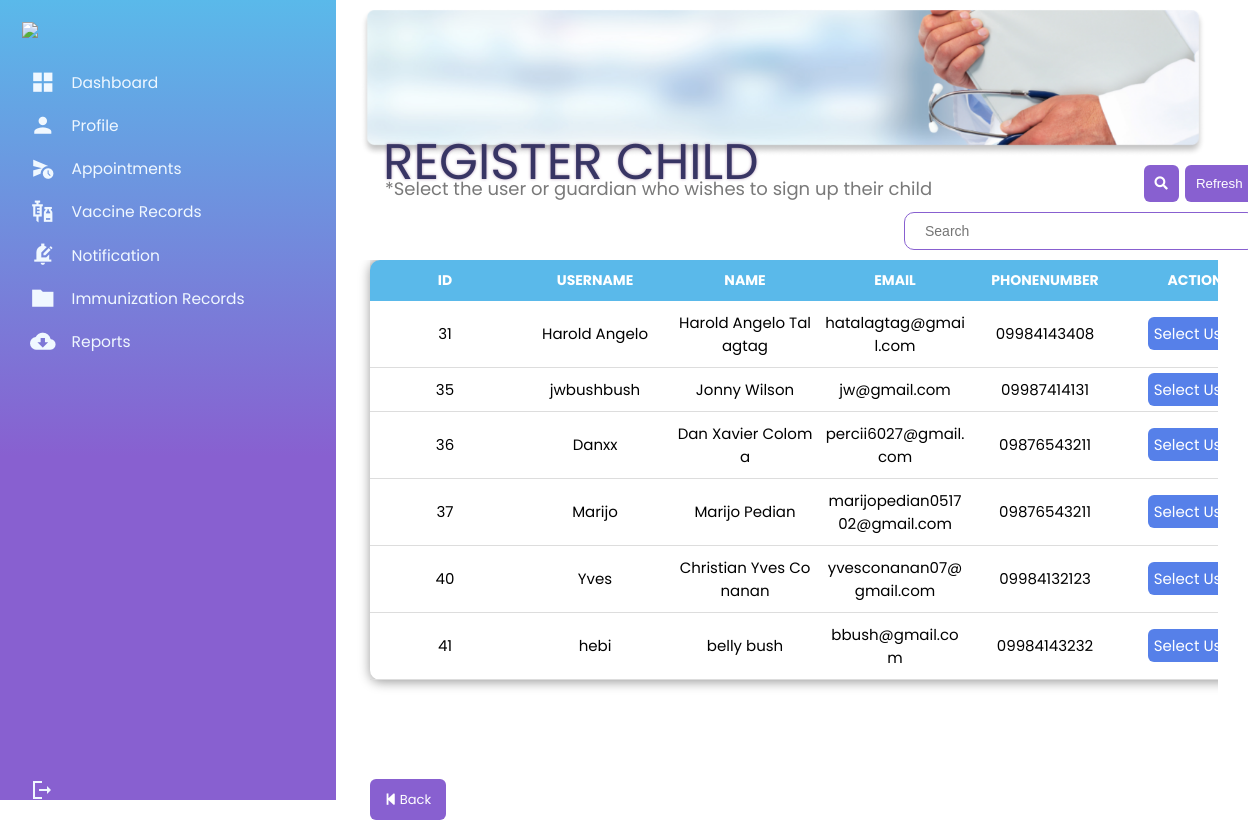
Page /Admin/Select-User-Tab.php (signed in) on the committed database.
### tables this page shows
CREATE TABLE `usertable` (
  `userid` int(11) NOT NULL,
  `firstname` varchar(60) NOT NULL,
  `lastname` varchar(60) NOT NULL,
  `user_email` varchar(60) NOT NULL,
  `username` varchar(60) NOT NULL,
  `phonenumber` varchar(60) NOT NULL,
  `token_verified` varchar(100) NOT NULL,
  `status_verified` tinyint(2) NOT NULL DEFAULT 0 COMMENT '0- not verified 1-verified',
  `password` varchar(60) NOT NULL,
  `image` longblob NOT NULL,
  `usertype` varchar(6) NOT NULL,
  `datecreated` timestamp NOT NULL DEFAULT current_timestamp(),
  `is_notified` int(11) DEFAULT 0 COMMENT '0 - not notified\r\n1 - notified',
  `code` mediumint(50) NOT NULL,
  `status` varchar(12) NOT NULL
);

### Admin/Select-User-Tab.php (the view, shortened to what this page needs)
<?php
include('../templates/Header.php');
?>
<link rel="stylesheet" href="./css/style5.css">
<link rel="stylesheet" href="./css/responsiveness.css">
<link rel="stylesheet" href="https://use.fontawesome.com/releases/v5.15.4/css/all.css" />
<body>
<div class="container1">
        <div class="column1">
          <?php include('../templates/Admin-Dash.php'); ?>
        </div>
        <div class="column">
            <div class="dashboard">
                <img src="./images/Immunization Record.png">
            <div class="dashboard-text">
                <h1>REGISTER CHILD</h1>
            </div>
            </div>
            <div class="search1">
            <p>*Select the user or guardian who wishes to sign up their child</p>
                    <form action="" method="GET">
                    <button onclick="location.reload()" style="">Refresh</button>
                    <button type="submit" style=""><i class="fa fa-search"></i></button>
                    <input type="text" name="search" value="" placeholder="Search ">
                    </form>
            </div>
            <div class="table3">
            <div class="table3_section">
                <table>
                    <thead>
                        <tr>
                            <th>ID</th>
                            <th>USERNAME</th>
                            <th>NAME</th>
                            <th>EMAIL</th>
                            <th>PHONENUMBER</th>
                            <th>ACTION</th>
                        </tr>
                    </thead>
                    <tbody>
                        <?php
                            $record =  "SELECT * FROM `usertable`";
                            $record_run = mysqli_query($conn, $record);
                            if(mysqli_num_rows($record_run) > 0 ){
                            foreach($record_run as $row){
                                ?>
                            <tr>
                            <td><?= $row['userid']; ?></td>
                            <td><?= $row['username']; ?></td>
                            <td><?= $row['firstname']; ?>  <?= $row['lastname']; ?></td>
                            <td><?= $row['user_email']; ?></td>
                            <td><?= $row['phonenumber']; ?></td>
                            <td>
                                <a style=""href="Child-Reg-TAB.php?id=<?= $row['userid']; ?>">Select User</i></a>
                            </td>
                        </tr>
                                <?php
                            }
                            }
                            ?>
                    </tbody>
                </table>
            </div>
        </div>
        <div style="margin-top: 15px;"><a href="Report-TAB.php" style="border: none;
                                            margin-left:100px;
                                            outline: none;
                                            border-radius: 6px;
                                            cursor: pointer;
                                            padding: 11px 15px 11px 15px;
                                            background-color: #8860D0;
                                            color: #ffffff;
                                            transition: .3s ease"><i class="fa fa-step-backward	"></i> Back </a>  </div>
        </div>
</div>
</body>
</html>

### templates/Header.php (shortened to what this page needs)
<!DOCTYPE html>
<html>
<head>

### templates/Admin-Dash.php (shortened to what this page needs)
<link rel="stylesheet" href="../assets/css/style0.css">
<body>
<div class="dash-container">
        <aside>
            <div class="top">
                <div class="logo">
                    <img src="../assets/images/VACUNNA logo (1).png ">
                </div>
            </div>
            <div class="sider-bar">
            <a href="ADMIN-Dashboard.php" style="text-decoration: none;" >
                <span class="material-icons-sharp">grid_view</span>
                <h7 style =" font-size: 15.5px;">Dashboard</h7>
                </a>
                <a href="Profile-TAB.php" style="text-decoration: none;">
                <span class="material-icons-sharp">person</span>
                <h7 style =" font-size: 15.5px;">Profile</h7>
                </a>
                <a href="Appointment-TAB.php" style="text-decoration: none;">
                <span class="material-icons-sharp">schedule_send</span>
                <h7 style =" font-size: 15.5px;">Appointments</h7>
                </a>
                <a href="VaccineInventory-TAB.php" style="text-decoration: none;">
                <span class="material-icons-sharp">vaccines</span>
                <h7 style =" font-size: 15.5px;">Vaccine Records</h7>
                </a>
                <a href="Notification-TAB.php" style="text-decoration: none;">
                <span class="material-icons-sharp">edit_notifications</span>
                <h7 style =" font-size: 15.5px;">Notification</h7>
                </a>
                <a href="Report-TAB.php" style="text-decoration: none;">
                <span class="material-icons-sharp">folder</span>
                <h7 style =" font-size: 15.5px;">Immunization Records</h7>
                </a>
                <a href="Report-skeletal.php" style="text-decoration: none;">
                <span class="material-icons-sharp">cloud_download</span>
                <h7 style =" font-size: 15.5px;">Reports</h7>
                </a>
                <a href="../Index.php? echo $user_id; ?>" type="button" name="logout" value ="logout" class="material-icons-sharp">logout
                </a>
            </div>
        </aside>
    </div>

### Admin/css/style5.css (style rules this page uses)
.container1 { display: flex; }
.column { position: absolute; left: 270px; right: 50px; }
.column1 { position: fixed; height: 100%; }
.dashboard { position: relative; }
.dashboard img { padding: 8px 85px; width: 1500px; }
.dashboard-text { position: absolute; top: 100px; padding: 25px 113px; }
.dashboard-text h1 { color: rgb(56, 53, 100); text-shadow: 0px 0px 3px rgba(101, 53, 113, 0.5); font-family: 'Poppins', sans-serif; font-size: 50px; font-style: normal; font-weight: 400; line-height: normal; }
table { width: 100%; table-layout: fixed; max-width: 1000px; min-width: 900px; border-collapse: collapse; background-color: #ffffff; border: none; border-radius: 10px; box-shadow: 0 2px 12px 0 rgba(0, 0, 0, .4); }
.table2_section th, td { border-bottom: 1px solid #dddddd; padding: 10px 5px; word-break: break-all; text-align: center; }
.table3 { width: 100%; padding: 20px 30px; margin-left: 50px; }
.table3_section { height: 495px; width: 100%; overflow-x: scroll; }
.table3 a { border: none; outline: none; border-radius: 6px; cursor: pointer; padding: 6px; color: #ffffff; transition: .3s ease; }
.table3_section td a:nth-child(1) { background-color: #5680E9; }
.table3_section thead th { position: sticky; width: 100%; background-color: #5AB9EA; color: #ffffff; font-size: 14px; border: none; box-shadow: 0 2px 12px 0 rgba(0, 0, 0, .4); }
.table3_section thead th:nth-child(1) { border-radius: 10px 0 0 0; }
.table3_section thead th:nth-child(6) { border-radius: 0 10px 0 0; }
.table3_section th, td { border-bottom: 1px solid #dddddd; padding: 10px 5px; word-break: break-all; text-align: center; }
.search1 { margin-left: 105px; width: 95%; margin-bottom: 40px; }
.search1 p { float: left; padding: 10px; font-size: 18px; color: rgb(121, 121, 121); }
.search1 input { width: 40%; height: 80%; margin-bottom: 10px; background: transparent; border: none; outline: none; border: 1px solid #8860D0; border-radius: 10px; font-size: 14px; color: #8860D0; padding: 10px 20px; transition: color 0.3s, border-color 0.3s; cursor: pointer; float: right }
.search1 button { border: none; outline: none; border-radius: 6px; cursor: pointer; padding: 11px; background-color: #8860D0; color: #ffffff; transition: .3s ease; float: right; margin-right: 3px; margin-left: 3px; }
.ReportDetails-content .modal-table_section th, td { border-bottom: 1px solid #dddddd; padding: 10px 5px; word-break: break-all; text-align: center; }
@media screen and (max-width: 2560px) { .dashboard img { width: 110%; padding-left: 90px; } }
@media screen and (max-width: 2560px) { table { max-width: 2000px; font-size: 15px; margin: 0 10px 0 20px; } }

### assets/css/style0.css (style rules this page uses)
* { margin: 0; padding: 0; outline: 0; border: 0; text-decoration: none; list-style: none; box-sizing: border-box; }
body { display: grid; height: 100%; font-family: Poppins, sans-serif; font-size: 13px; background: white; background-size: cover; background-repeat: no-repeat; background-position: center center; user-select: none; overflow-x: hidden; }
.dash-container { display: grid; width: 96%; gap: 1.8rem; grid-template-columns: 14rem auto 23rem; }
img { display: block; width: 100%; }
aside { height: 100vh; width: 150%; background: linear-gradient(180deg, #5AB9EA 0%, #8860D0 57.03%); background-size: cover; background-repeat: no-repeat; background-position: center center; }
aside .top { display: flex; align-items: center; justify-content: space-between; margin: 1.4rem; }
aside .sider-bar a { color: aliceblue; display: flex; margin-left: 30px; gap: 1rem; align-items: center; position: relative; height: 2.7rem; transition: all 300ms ease; }
aside .sider-bar a span { font-size: 1.6rem; transition: all 300ms ease; }
aside .sider-bar a:last-child { position: absolute; bottom: 0.5rem; width: 100%; }

### rows in the picture
usertable: userid "31", username "Harold Angelo", firstname "Harold Angelo", lastname "Talagtag", user_email "hatalagtag@gmail.com", phonenumber "09984143408"
usertable: userid "35", username "jwbushbush", firstname "Jonny", lastname "Wilson", user_email "jw@gmail.com", phonenumber "09987414131"
usertable: userid "36", username "Danxx", firstname "Dan Xavier", lastname "Coloma", user_email "percii6027@gmail.com", phonenumber "09876543211"
usertable: userid "37", username "Marijo", firstname "Marijo", lastname "Pedian", user_email "marijopedian051702@gmail.com", phonenumber "09876543211"
usertable: userid "40", username "Yves", firstname "Christian Yves", lastname "Conanan", user_email "yvesconanan07@gmail.com", phonenumber "09984132123"
usertable: userid "41", username "hebi", firstname "belly", lastname "bush", user_email "bbush@gmail.com", phonenumber "09984143232"
